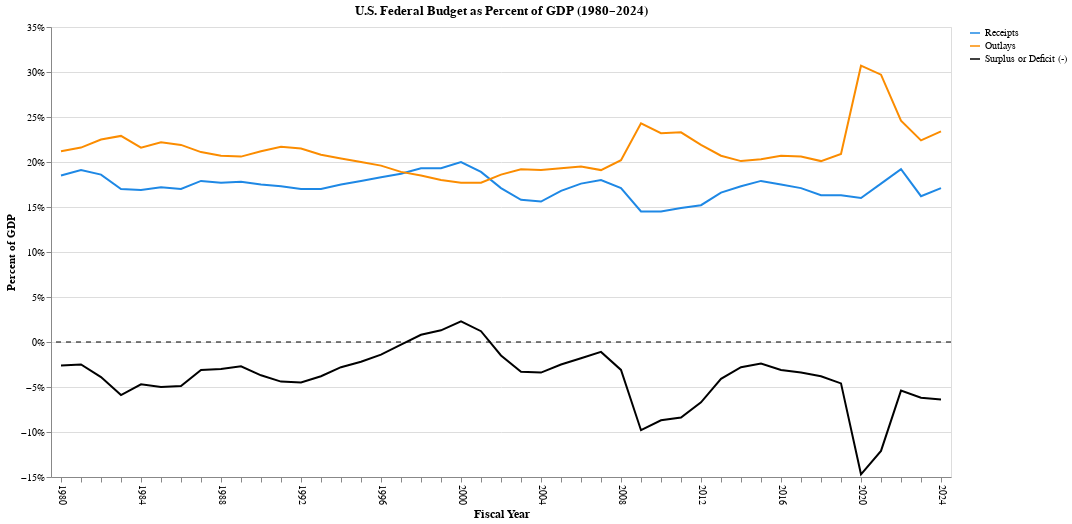

The code cell stored with this chart in its notebook:
### Code cell
# Load and clean data from OMB Table 1.2
df = pd.read_excel(FILE_PATH, sheet_name='Table 1.2')
df['Year'] = pd.to_numeric(df['Years'])
df = df.dropna(subset=['Year'])
df = df[df['Year'] >= 1980]

# Remove '%' and convert relevant columns to numeric
for col in ['Receipts', 'Outlays', 'Surplus or Deficit (-)']:
    df[col] = pd.to_numeric(df[col].astype(str).str.replace('%', ''))

# Reshape to long format 
df_long = df.melt(
    id_vars='Year',
    value_vars=['Receipts', 'Outlays', 'Surplus or Deficit (-)'],
    var_name='Category',
    value_name='Percent_of_GDP'
)

# Plot budget categories as percent of GDP
chart = (
    alt.Chart(df_long)
    .mark_line(strokeWidth=2)
    .encode(
        x=alt.X(
            'Year:O',
            title='Fiscal Year',
            axis=alt.Axis(
                labelAngle=90,
                labelFontSize=10,
                titleFontSize=12,
                labelExpr="datum.label % 4 == 0 ? datum.label : ''"
            )
        ),
        y=alt.Y('Percent_of_GDP:Q', title='Percent of GDP', axis=alt.Axis(format='.0%')),
color=alt.Color(
    'Category:N',
    scale=alt.Scale(
        domain=['Receipts', 'Outlays', 'Surplus or Deficit (-)'],
        range=['#1E88E5', '#FB8C00', 'black']
    ),
        legend=alt.Legend(title=None), 
        )
    )
)

# Add horizontal zero line for reference
zero_line = alt.Chart(pd.DataFrame({'y': [0]})).mark_rule(
    color='black', strokeDash=[5,5]
).encode(y='y:Q')

# Combine both layers into final chart
chart2 = (
    (zero_line + chart)
    .properties(
        title='U.S. Federal Budget as Percent of GDP (1980–2024)',
        width=900,
        height=450
    )
)

chart2

### Figure 1 — Vega-Lite specification as saved in the notebook (floating-point values rounded to 4 significant figures; data arrays with more than 128 entries replaced by an {"elided": "..."} marker saying what was removed)
{"config": {"view": {"continuousWidth": 300, "continuousHeight": 300}}, "layer": [{"data": {"name": "data-a0a55d106695e8d630baff0f16eee66d"}, "mark": {"type": "rule", "color": "black", "strokeDash": [5, 5]}, "encoding": {"y": {"field": "y", "type": "quantitative"}}}, {"data": {"name": "data-0eddc563c9f20f972d65f68d62baf26f"}, "mark": {"type": "line", "strokeWidth": 2}, "encoding": {"color": {"field": "Category", "legend": {"title": null}, "scale": {"domain": ["Receipts", "Outlays", "Surplus or Deficit (-)"], "range": ["#1E88E5", "#FB8C00", "black"]}, "type": "nominal"}, "x": {"axis": {"labelAngle": 90, "labelExpr": "datum.label % 4 == 0 ? datum.label : ''", "labelFontSize": 10, "titleFontSize": 12}, "field": "Year", "title": "Fiscal Year", "type": "ordinal"}, "y": {"axis": {"format": ".0%"}, "field": "Percent_of_GDP", "title": "Percent of GDP", "type": "quantitative"}}}], "height": 450, "title": "U.S. Federal Budget as Percent of GDP (1980–2024)", "width": 900, "$schema": "https://vega.github.io/schema/vega-lite/v5.20.1.json", "datasets": {"data-a0a55d106695e8d630baff0f16eee66d": [{"y": 0}], "data-0eddc563c9f20f972d65f68d62baf26f": {"elided": "135 records"}}}
